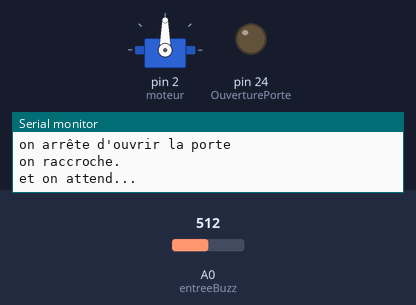
Recording of a sketch running on a simulated Arduino Mega 2560, built with avr-gcc and run on an emulated ATmega2560. Parts: servo, output pins drawn as LEDs (lit = HIGH), the last lines printed to the serial monitor. The test bench sets the inputs (shaded band); at power-on: A0 (entreeBuzz) = 512.

Above: at 17.2 s.
17.3 s: A0 (entreeBuzz) set to 419
32.3 s: A0 (entreeBuzz) set to 397
At 33.4 s:
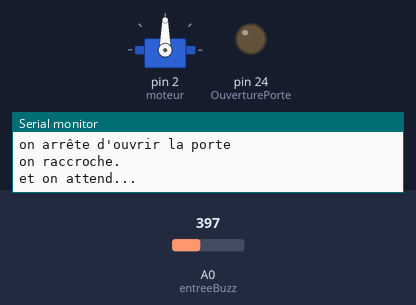
47.3 s: A0 (entreeBuzz) set to 511
At 50.0 s:
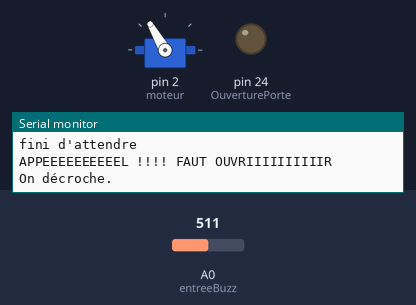
62.3 s: A0 (entreeBuzz) set to 306
At 63.4 s:
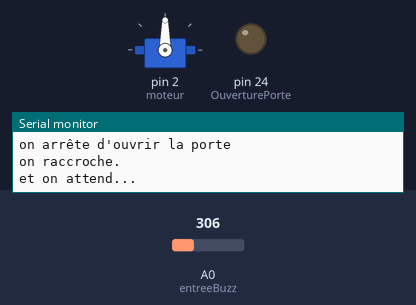
Timing chart, 0 to 65.3 s (numbered marks = the images above; inputs shaded):
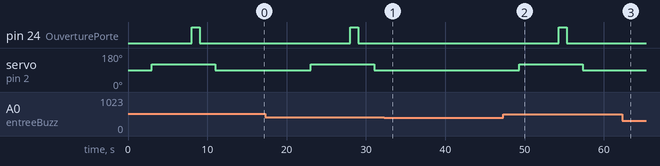

The sketch:

Code_interphoneHack_v1.ino
```cpp
#include <Servo.h>
Servo moteur;

const int entreeBuzz = A0; // Pin analogique
const int OuverturePorte = 24;
const int SimuAppel = 22;

void setup() {
  moteur.attach(2);
  moteur.write(90);// position initiale du moteur
  pinMode(OuverturePorte, OUTPUT);
  digitalWrite(OuverturePorte, LOW);
  digitalWrite(SimuAppel, HIGH);

  Serial.begin(9600);
  delay(1000);
  Serial.println("Setup complet, prêt à démarrer !");
}

void loop() {

  int analogBuzz = analogRead(entreeBuzz); // Lecture de la valeur brute (0 à 1023)
  float tensionBuzz = analogBuzz * (5.0 / 1023.0);  // Conversion en tension (0V à 5V)

  /* communication de la tension par USB
  Serial.print("Tension mesurée : ");
  Serial.print(tensionBuzz);
  Serial.println(" V");
  */

  if (tensionBuzz > 2.0) {
    Serial.println("APPEEEEEEEEEEL !!!! FAUT OUVRIIIIIIIIIIR");
    delay(2000);

    moteur.write(120);// simulation de décrochage
    Serial.println("On décroche.");

    delay(5000);

    digitalWrite(OuverturePorte, HIGH);
    Serial.println("On ouvre la porte #normalement ya un relais qui se chauffe...");

    delay(1000);

    digitalWrite(OuverturePorte, LOW);
    Serial.println("on arrête d'ouvrir la porte");

    delay(2000);

    moteur.write(90);// position raccrochée
    Serial.println("on raccroche.");
    Serial.println("et on attend...");

    delay(10000);
    Serial.println("fini d'attendre");
  }

}


/* controle du servomoteur
  moteur.write(90);// move servos to center position -> 90°
  delay(500);
  moteur.write(30);// move servos to center position -> 60°
  delay(500);
*/
```

Measured:
- after the input at 32.3 s, servo on pin 2 (moteur): stays 90° (without the input it goes to 120° after 10.7 s)
- after the input at 47.3 s, pin 24 (OuverturePorte): LOW → HIGH after 7.0 s, → LOW 1.0 s later; servo on pin 2 (moteur): 90° → 120° after 2.0 s, → 90° 8.0 s later
- after the input at 62.3 s, pin 24 (OuverturePorte): stays LOW (without the input it goes to HIGH after 12.0 s); servo on pin 2 (moteur): stays 90° (without the input it goes to 120° after 7.0 s)
